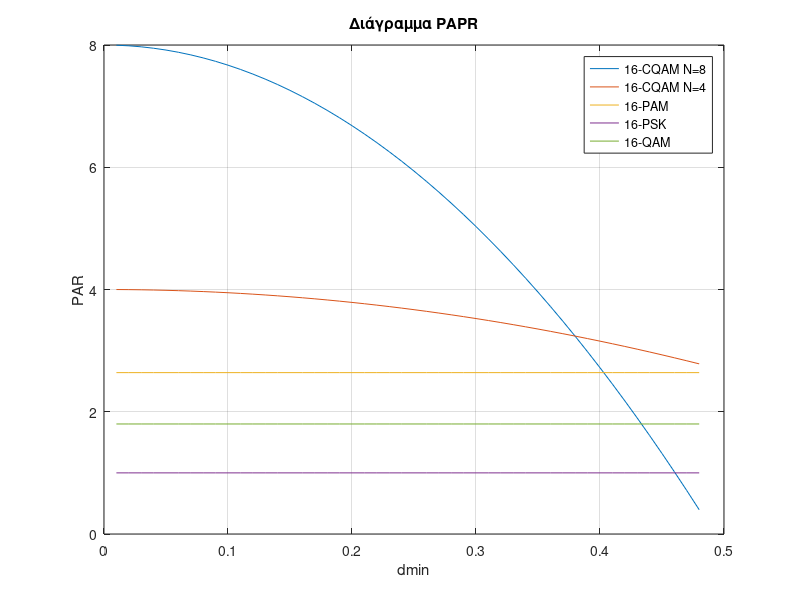

MATLAB code for this plot:
dmin=0.01:0.01:0.48;
papr1=8-33.*dmin.^(2);
papr2=4-5.2802.*dmin.^(2);
papr3=2.64.*dmin./dmin;
papr4=1.*dmin./dmin;
papr5=1.8.*dmin./dmin;
figure (5);
plot(dmin,papr1,dmin,papr2,dmin,papr3,dmin,papr4,dmin,papr5);
grid on;
legend('16-CQAM N=8','16-CQAM N=4','16-PAM','16-PSK','16-QAM')
title('Διάγραμμα PAPR');
ylabel('PAR');
xlabel('dmin');